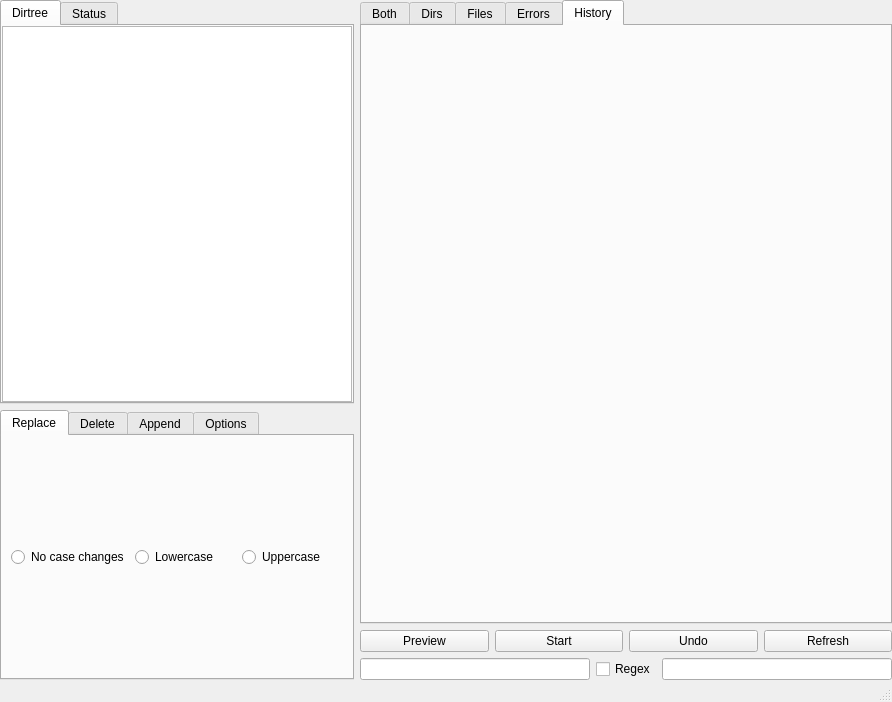
<?xml version="1.0" encoding="UTF-8"?>
<ui version="4.0">
 <class>MainWindow</class>
 <widget class="QMainWindow" name="MainWindow">
  <property name="geometry">
   <rect>
    <x>0</x>
    <y>0</y>
    <width>892</width>
    <height>702</height>
   </rect>
  </property>
  <property name="windowTitle">
   <string>MainWindow</string>
  </property>
  <widget class="QWidget" name="mainwidget">
   <layout class="QHBoxLayout" name="mainlayout" stretch="2,3">
    <property name="margin">
     <number>0</number>
    </property>
    <item>
     <layout class="QVBoxLayout" name="leftlayout" stretch="3,2">
      <item>
       <widget class="QTabWidget" name="treewidget">
        <property name="currentIndex">
         <number>0</number>
        </property>
        <widget class="QWidget" name="dirtree_tab">
         <attribute name="title">
          <string>Dirtree</string>
         </attribute>
         <layout class="QHBoxLayout" name="dirtreelayout">
          <property name="spacing">
           <number>6</number>
          </property>
          <property name="margin">
           <number>0</number>
          </property>
          <item>
           <widget class="QTreeView" name="dirtree"/>
          </item>
         </layout>
         <zorder>dirtree</zorder>
         <zorder>dirtree</zorder>
        </widget>
        <widget class="QWidget" name="status_tab">
         <attribute name="title">
          <string>Status</string>
         </attribute>
         <layout class="QHBoxLayout" name="statuslayout">
          <property name="margin">
           <number>0</number>
          </property>
          <item>
           <widget class="QTableView" name="tableView"/>
          </item>
         </layout>
        </widget>
       </widget>
      </item>
      <item>
       <widget class="QTabWidget" name="actiontabs">
        <property name="currentIndex">
         <number>0</number>
        </property>
        <widget class="QWidget" name="replacer_tab">
         <attribute name="title">
          <string>Replace</string>
         </attribute>
         <layout class="QHBoxLayout" name="replacerlayout">
          <item>
           <widget class="QRadioButton" name="radioButton_3">
            <property name="text">
             <string>No case changes</string>
            </property>
           </widget>
          </item>
          <item>
           <widget class="QRadioButton" name="radioButton_2">
            <property name="text">
             <string>Lowercase</string>
            </property>
           </widget>
          </item>
          <item>
           <widget class="QRadioButton" name="radioButton">
            <property name="text">
             <string>Uppercase</string>
            </property>
           </widget>
          </item>
         </layout>
        </widget>
        <widget class="QWidget" name="delete_tab">
         <attribute name="title">
          <string>Delete</string>
         </attribute>
        </widget>
        <widget class="QWidget" name="append_tab">
         <attribute name="title">
          <string>Append</string>
         </attribute>
        </widget>
        <widget class="QWidget" name="option_tab">
         <attribute name="title">
          <string>Options</string>
         </attribute>
         <layout class="QVBoxLayout" name="optionlayout">
          <item>
           <widget class="QCheckBox" name="statuscheck">
            <property name="text">
             <string>Don't autoswitch to Status</string>
            </property>
           </widget>
          </item>
          <item>
           <widget class="QCheckBox" name="hiddencheck">
            <property name="text">
             <string>Show Hidden Files</string>
            </property>
           </widget>
          </item>
          <item>
           <widget class="QCheckBox" name="extensioncheck">
            <property name="text">
             <string>Preserve extensions</string>
            </property>
           </widget>
          </item>
          <item>
           <widget class="QCheckBox" name="previewcheck">
            <property name="text">
             <string>Preview automatically</string>
            </property>
           </widget>
          </item>
          <item>
           <widget class="QCheckBox" name="recursecheck">
            <property name="text">
             <string>Apply changes recursively</string>
            </property>
           </widget>
          </item>
          <item>
           <widget class="QCheckBox" name="stopcheck">
            <property name="layoutDirection">
             <enum>Qt::LeftToRight</enum>
            </property>
            <property name="text">
             <string>Stop at first error</string>
            </property>
           </widget>
          </item>
         </layout>
         <zorder>previewcheck</zorder>
         <zorder>stopcheck</zorder>
         <zorder>recursecheck</zorder>
         <zorder>extensioncheck</zorder>
         <zorder>hiddencheck</zorder>
         <zorder>previewcheck</zorder>
         <zorder>statuscheck</zorder>
        </widget>
       </widget>
      </item>
     </layout>
    </item>
    <item>
     <layout class="QVBoxLayout" name="rightlayout" stretch="0,0">
      <property name="spacing">
       <number>6</number>
      </property>
      <property name="leftMargin">
       <number>0</number>
      </property>
      <property name="rightMargin">
       <number>0</number>
      </property>
      <item>
       <layout class="QVBoxLayout" name="browserlayout" stretch="1,0">
        <item>
         <widget class="QTabWidget" name="browsertabs">
          <property name="currentIndex">
           <number>4</number>
          </property>
          <widget class="QWidget" name="both_tab">
           <attribute name="title">
            <string>Both</string>
           </attribute>
          </widget>
          <widget class="QWidget" name="dirs_tab">
           <attribute name="title">
            <string>Dirs</string>
           </attribute>
          </widget>
          <widget class="QWidget" name="files_tab">
           <attribute name="title">
            <string>Files</string>
           </attribute>
          </widget>
          <widget class="QWidget" name="error_tab">
           <attribute name="title">
            <string>Errors</string>
           </attribute>
          </widget>
          <widget class="QWidget" name="history_tab">
           <attribute name="title">
            <string>History</string>
           </attribute>
          </widget>
         </widget>
        </item>
        <item>
         <layout class="QHBoxLayout" name="buttonlayout">
          <item>
           <widget class="QPushButton" name="previewbutton">
            <property name="text">
             <string>Preview</string>
            </property>
           </widget>
          </item>
          <item>
           <widget class="QPushButton" name="startbutton">
            <property name="text">
             <string>Start</string>
            </property>
           </widget>
          </item>
          <item>
           <widget class="QPushButton" name="undobutton">
            <property name="text">
             <string>Undo</string>
            </property>
           </widget>
          </item>
          <item>
           <widget class="QPushButton" name="refreshbutton">
            <property name="text">
             <string>Refresh</string>
            </property>
           </widget>
          </item>
         </layout>
        </item>
       </layout>
      </item>
      <item>
       <layout class="QHBoxLayout" name="editlayout">
        <item>
         <widget class="QLineEdit" name="sourcedit"/>
        </item>
        <item>
         <widget class="QCheckBox" name="regexcheck">
          <property name="text">
           <string>Regex</string>
          </property>
         </widget>
        </item>
        <item>
         <widget class="QLineEdit" name="targetedit"/>
        </item>
       </layout>
      </item>
     </layout>
    </item>
   </layout>
   <zorder>verticalLayoutWidget_3</zorder>
   <zorder>horizontalLayoutWidget_3</zorder>
   <zorder>verticalLayoutWidget_7</zorder>
  </widget>
  <widget class="QStatusBar" name="statusbar"/>
 </widget>
 <resources/>
 <connections/>
</ui>
